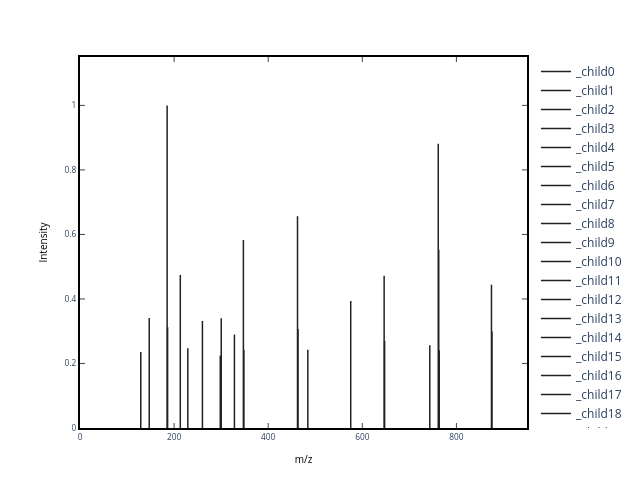

The code cell stored with this chart in its notebook:
### Markdown cell above
So, we started off with an original peptide (called the **precursor**) and blew it to pieces with energy! Remembering that the original peptide was charged (from ionization), the fragments retain a charge. We call these charged fragments **fragment ions**. After fragmentation, the mass spectrometer measures and records the m/z and intensity for observed fragment ions and calls this set of measurements a **tandem mass spectrum** (or an **MS2**, or **MS/MS**)

Although the same instrument is used to measure an MS1 and an MS2, we must remember their differences. An MS1 is a spectrum showing the m/z of anything being introduced into the mass spectrometer (the *precursors*). An MS2 is a spectrum showing the m/z of *fragment ions*.

Below is an MS2 spectrum for our peptide `VLDALDSIK`.

### Code cell
# These functions are defined above in Part 1 - take a look at the code up
#   there to see what they are doing
ms2_spectrum_unannotated = get_MS2_object(mzml_path, 5672)
plot_MS2(ms2_spectrum_unannotated)

### Figure 1 — Plotly figure (JSON) as saved in the notebook; plotly's stock layout.template omitted (floating-point values rounded to 4 significant figures)
{"data": [{"line": {"color": "rgba (33, 33, 33, 1)", "dash": "solid", "width": 1.5}, "mode": "lines", "name": "_child0", "type": "scatter", "x": [129.1, 129.1], "xaxis": "x", "y": [0, 0.2356], "yaxis": "y"}, {"line": {"color": "rgba (33, 33, 33, 1)", "dash": "solid", "width": 1.5}, "mode": "lines", "name": "_child1", "type": "scatter", "x": [147.1, 147.1], "xaxis": "x", "y": [0, 0.3408], "yaxis": "y"}, {"line": {"color": "rgba (33, 33, 33, 1)", "dash": "solid", "width": 1.5}, "mode": "lines", "name": "_child2", "type": "scatter", "x": [185.2, 185.2], "xaxis": "x", "y": [0, 1], "yaxis": "y"}, {"line": {"color": "rgba (33, 33, 33, 1)", "dash": "solid", "width": 1.5}, "mode": "lines", "name": "_child3", "type": "scatter", "x": [186.2, 186.2], "xaxis": "x", "y": [0, 0.3124], "yaxis": "y"}, {"line": {"color": "rgba (33, 33, 33, 1)", "dash": "solid", "width": 1.5}, "mode": "lines", "name": "_child4", "type": "scatter", "x": [213.2, 213.2], "xaxis": "x", "y": [0, 0.4746], "yaxis": "y"}, {"line": {"color": "rgba (33, 33, 33, 1)", "dash": "solid", "width": 1.5}, "mode": "lines", "name": "_child5", "type": "scatter", "x": [229.1, 229.1], "xaxis": "x", "y": [0, 0.2473], "yaxis": "y"}, {"line": {"color": "rgba (33, 33, 33, 1)", "dash": "solid", "width": 1.5}, "mode": "lines", "name": "_child6", "type": "scatter", "x": [260.2, 260.2], "xaxis": "x", "y": [0, 0.3318], "yaxis": "y"}, {"line": {"color": "rgba (33, 33, 33, 1)", "dash": "solid", "width": 1.5}, "mode": "lines", "name": "_child7", "type": "scatter", "x": [298.1, 298.1], "xaxis": "x", "y": [0, 0.2245], "yaxis": "y"}, {"line": {"color": "rgba (33, 33, 33, 1)", "dash": "solid", "width": 1.5}, "mode": "lines", "name": "_child8", "type": "scatter", "x": [300.2, 300.2], "xaxis": "x", "y": [0, 0.3405], "yaxis": "y"}, {"line": {"color": "rgba (33, 33, 33, 1)", "dash": "solid", "width": 1.5}, "mode": "lines", "name": "_child9", "type": "scatter", "x": [328.2, 328.2], "xaxis": "x", "y": [0, 0.2895], "yaxis": "y"}, {"line": {"color": "rgba (33, 33, 33, 1)", "dash": "solid", "width": 1.5}, "mode": "lines", "name": "_child10", "type": "scatter", "x": [347.2, 347.2], "xaxis": "x", "y": [0, 0.5829], "yaxis": "y"}, {"line": {"color": "rgba (33, 33, 33, 1)", "dash": "solid", "width": 1.5}, "mode": "lines", "name": "_child11", "type": "scatter", "x": [348.2, 348.2], "xaxis": "x", "y": [0, 0.2427], "yaxis": "y"}, {"line": {"color": "rgba (33, 33, 33, 1)", "dash": "solid", "width": 1.5}, "mode": "lines", "name": "_child12", "type": "scatter", "x": [462.3, 462.3], "xaxis": "x", "y": [0, 0.6565], "yaxis": "y"}, {"line": {"color": "rgba (33, 33, 33, 1)", "dash": "solid", "width": 1.5}, "mode": "lines", "name": "_child13", "type": "scatter", "x": [463.3, 463.3], "xaxis": "x", "y": [0, 0.3068], "yaxis": "y"}, {"line": {"color": "rgba (33, 33, 33, 1)", "dash": "solid", "width": 1.5}, "mode": "lines", "name": "_child14", "type": "scatter", "x": [484.2, 484.2], "xaxis": "x", "y": [0, 0.2424], "yaxis": "y"}, {"line": {"color": "rgba (33, 33, 33, 1)", "dash": "solid", "width": 1.5}, "mode": "lines", "name": "_child15", "type": "scatter", "x": [575.3, 575.3], "xaxis": "x", "y": [0, 0.3936], "yaxis": "y"}, {"line": {"color": "rgba (33, 33, 33, 1)", "dash": "solid", "width": 1.5}, "mode": "lines", "name": "_child16", "type": "scatter", "x": [646.4, 646.4], "xaxis": "x", "y": [0, 0.472], "yaxis": "y"}, {"line": {"color": "rgba (33, 33, 33, 1)", "dash": "solid", "width": 1.5}, "mode": "lines", "name": "_child17", "type": "scatter", "x": [647.4, 647.4], "xaxis": "x", "y": [0, 0.2703], "yaxis": "y"}, {"line": {"color": "rgba (33, 33, 33, 1)", "dash": "solid", "width": 1.5}, "mode": "lines", "name": "_child18", "type": "scatter", "x": [743.4, 743.4], "xaxis": "x", "y": [0, 0.2564], "yaxis": "y"}, {"line": {"color": "rgba (33, 33, 33, 1)", "dash": "solid", "width": 1.5}, "mode": "lines", "name": "_child19", "type": "scatter", "x": [761.4, 761.4], "xaxis": "x", "y": [0, 0.8811], "yaxis": "y"}, {"line": {"color": "rgba (33, 33, 33, 1)", "dash": "solid", "width": 1.5}, "mode": "lines", "name": "_child20", "type": "scatter", "x": [762.4, 762.4], "xaxis": "x", "y": [0, 0.5524], "yaxis": "y"}, {"line": {"color": "rgba (33, 33, 33, 1)", "dash": "solid", "width": 1.5}, "mode": "lines", "name": "_child21", "type": "scatter", "x": [763.4, 763.4], "xaxis": "x", "y": [0, 0.2412], "yaxis": "y"}, {"line": {"color": "rgba (33, 33, 33, 1)", "dash": "solid", "width": 1.5}, "mode": "lines", "name": "_child22", "type": "scatter", "x": [874.5, 874.5], "xaxis": "x", "y": [0, 0.444], "yaxis": "y"}, {"line": {"color": "rgba (33, 33, 33, 1)", "dash": "solid", "width": 1.5}, "mode": "lines", "name": "_child23", "type": "scatter", "x": [875.5, 875.5], "xaxis": "x", "y": [0, 0.2997], "yaxis": "y"}], "layout": {"autosize": false, "height": 480, "hovermode": "closest", "margin": {"b": 52, "l": 80, "pad": 0, "r": 63, "t": 57}, "plot_bgcolor": "white", "width": 640, "xaxis": {"anchor": "y", "domain": [0, 1], "linecolor": "black", "linewidth": 2, "mirror": "ticks", "nticks": 6, "range": [0, 950], "showgrid": true, "showline": true, "side": "bottom", "tickfont": {"size": 8.33}, "ticks": "inside", "title": {"font": {"color": "#000000", "size": 10}, "text": "m/z"}, "type": "linear", "zeroline": false}, "yaxis": {"anchor": "x", "domain": [0, 1], "linecolor": "black", "linewidth": 2, "mirror": "ticks", "nticks": 7, "range": [0, 1.15], "showgrid": true, "showline": true, "side": "left", "tickfont": {"size": 8.33}, "ticks": "inside", "title": {"font": {"color": "#000000", "size": 10}, "text": "Intensity"}, "type": "linear", "zeroline": false}}}
